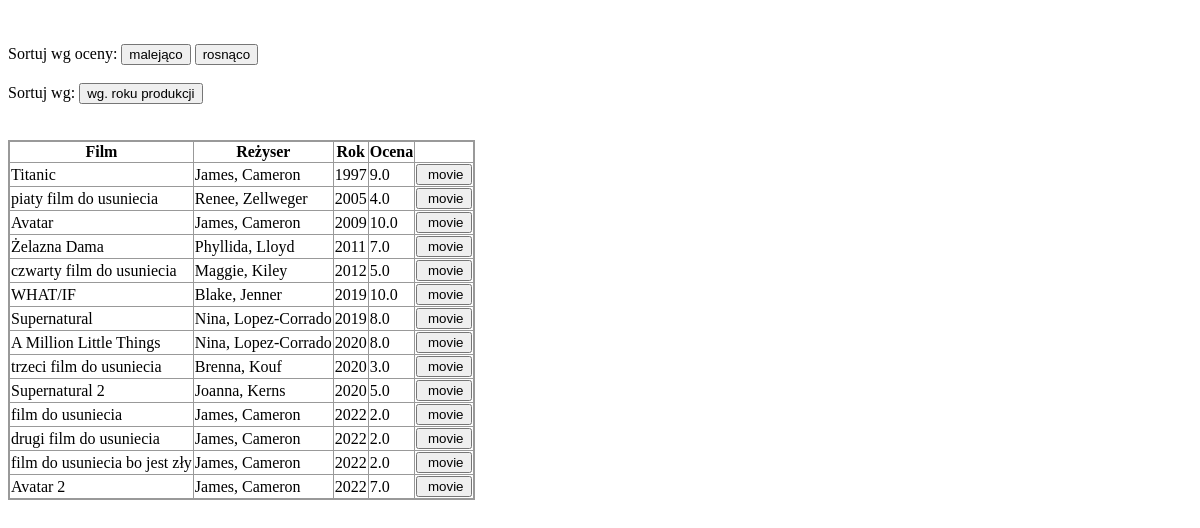
The page /movies/ on the database as committed earlier.
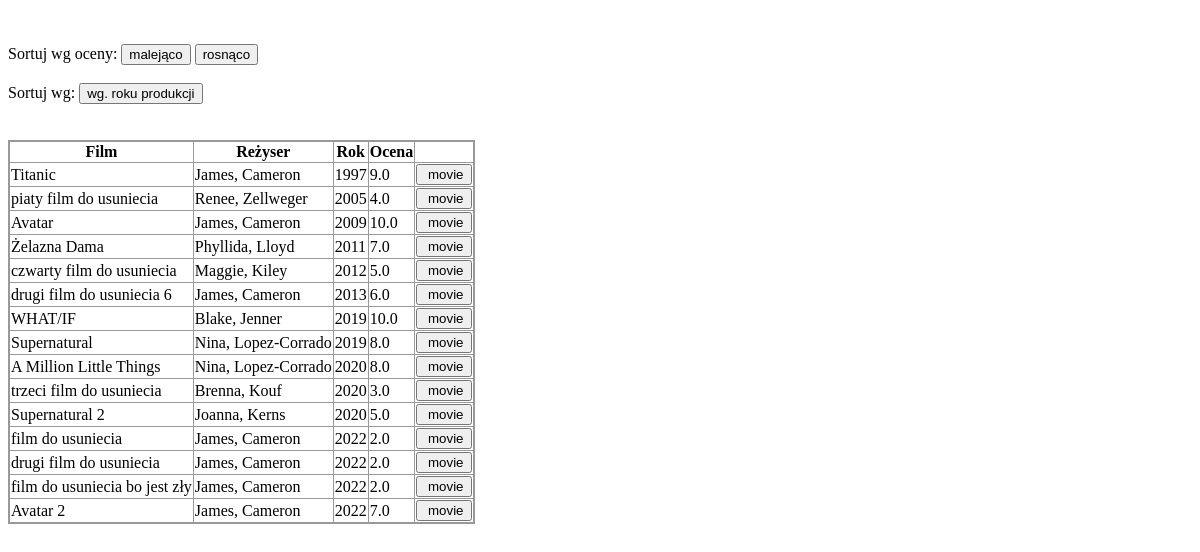
The same page on the database as committed later.
### z_d/models.py (models this page shows, shortened)
class Movie(models.Model):
    title = models.CharField(max_length=128)
    director = models.ForeignKey(Person, on_delete=models.CASCADE, related_name='person_director')
    screenplay = models.ForeignKey(Person, on_delete=models.CASCADE, related_name='person_screenplay')
    starring = models.ManyToManyField(Person)
    year = models.IntegerField()
    rating = models.FloatField()
    genre = models.ManyToManyField(Genre)

class Person(models.Model):
    first_name = models.CharField(max_length=32)
    last_name = models.CharField(max_length=32)
    def __str__(self):
        return f'{self.first_name}, {self.last_name}'

### z_d/views.py (the view, shortened to what this page needs)
# urls.py: path('movies/', MoviesView.as_view(), name='films'),
class MoviesView(View):
    def get(self, request):
        movies = Movie.objects.order_by("year")
        return render(request, "movies.html", context={"movies": movies})

### z_d/templates/movies.html (shortened to what this page needs)
<!DOCTYPE html>
<html lang="en">
<head>
</head>
<body>
    <form action="" method="POST">
        <label>
            <br><br>
        Sortuj wg oceny:
        </label>
        <input type="submit" name="sortType" value="malejąco">
        <input type="submit" name="sortType" value="rosnąco">
        <label><br><br>
        Sortuj wg:
        </label>
        <input type="submit" name="sortType" value="wg. roku produkcji">
        <br><br><br>
    </form>
<table>
  <tr>
    <th>Film</th>
    <th>Reżyser</th>
    <th>Rok</th>
    <th>Ocena</th>
  </tr>
    {% for movie in movies %}
  <tr>
    <td>{{movie.title}}</td>
    <td>{{movie.director}}</td>
    <td>{{movie.year}}</td>
    <td>{{movie.rating}}</td>
      <form action="del-movie/" method="GET">
    <td><input type="submit" name={{ movie.id }} value=" movie"></td>
      </form>
  </tr>
    {% endfor %}
</table>
</body>
</html>

Rows that differ between the two databases and show on the page:
added Movie: title "drugi film do usuniecia 6", director "James, Cameron", year "2013", rating "6.0"
